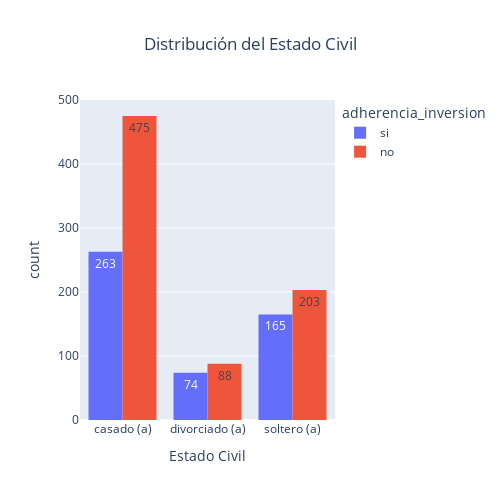

Notebook code cell kept with this figure:
### Code cell
fig = px.histogram(datos, x="estado_civil", text_auto = True,
             title = "Distribución del Estado Civil",
             labels= {"estado_civil": "Estado Civil"},
             width=500,
             height=500,
             color="adherencia_inversion",
             barmode='group')
fig.update_layout(title_x=0.5)

### Figure 1 — Plotly figure (JSON) as saved in the notebook; plotly's stock layout.template omitted (floating-point values rounded to 4 significant figures; data arrays with more than 128 entries replaced by an {"elided": "..."} marker saying what was removed)
{"data": [{"alignmentgroup": "True", "bingroup": "x", "hovertemplate": "adherencia_inversion=si<br>Estado Civil=%{x}<br>count=%{y}<extra></extra>", "legendgroup": "si", "marker": {"color": "#636efa", "pattern": {"shape": ""}}, "name": "si", "offsetgroup": "si", "orientation": "v", "showlegend": true, "texttemplate": "%{value}", "type": "histogram", "x": {"elided": "502 str values"}, "xaxis": "x", "yaxis": "y"}, {"alignmentgroup": "True", "bingroup": "x", "hovertemplate": "adherencia_inversion=no<br>Estado Civil=%{x}<br>count=%{y}<extra></extra>", "legendgroup": "no", "marker": {"color": "#EF553B", "pattern": {"shape": ""}}, "name": "no", "offsetgroup": "no", "orientation": "v", "showlegend": true, "texttemplate": "%{value}", "type": "histogram", "x": {"elided": "766 str values"}, "xaxis": "x", "yaxis": "y"}], "layout": {"barmode": "group", "height": 500, "legend": {"title": {"text": "adherencia_inversion"}, "tracegroupgap": 0}, "title": {"text": "Distribución del Estado Civil", "x": 0.5}, "width": 500, "xaxis": {"anchor": "y", "domain": [0, 1], "title": {"text": "Estado Civil"}}, "yaxis": {"anchor": "x", "domain": [0, 1], "title": {"text": "count"}}}}
